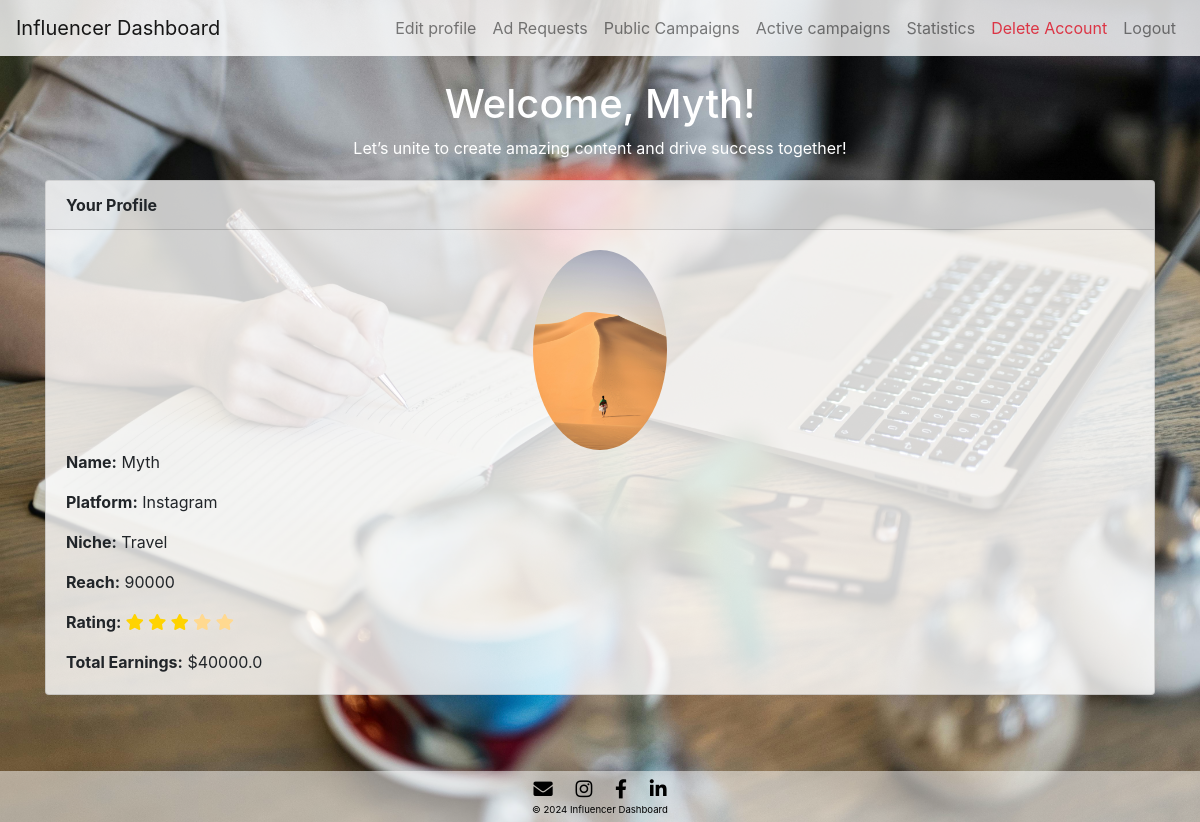
Screenshot of /influencer_dashboard/2 (signed in) with the database file from the repository.
### models.py (models this page shows, shortened)
class Influencer(db.Model):
    __tablename__ = "influencer"
    id = db.Column(db.Integer, primary_key=True)
    user_id = db.Column(db.Integer, db.ForeignKey('user.id'), nullable=False)
    name = db.Column(db.String(64), nullable=False)
    platform = db.Column(db.String(64), nullable=False)
    niche = db.Column(db.String(64), nullable=False)
    reach = db.Column(db.Integer, nullable=False)
    profile_picture = db.Column(db.String(128))
    campaigns = db.relationship('Campaign', secondary=influencer_campaign_association,
                                back_populates='associated_influencers')
    user = db.relationship('User', back_populates='influencers')
    ads = db.relationship('Ad', backref='influencer', lazy=True)

### main.py (the view)
@app.route('/influencer_dashboard/<int:influencer_id>', methods=["GET", "POST"])
@login_required
def influencer_dashboard(influencer_id):
    if current_user.is_authenticated and current_user.role.lower() == 'influencer':
        influencer = Influencer.query.filter_by(user_id=current_user.id).first()
        if influencer:
            campaigns = Campaign.query.filter(Campaign.associated_influencers.any(id=influencer.id)).all()
            ad_requests = Ad.query.filter_by(influencer_id=influencer.id).all()
            try:
                reach = int(influencer.reach)
            except ValueError:
                reach = 0  # Default value if conversion fails
            if reach >= 500000:
                rating = 5
            elif reach >= 100000:
                rating = 4
            elif reach >= 50000:
                rating = 3
            elif reach >= 10000:
                rating = 2
            elif reach >= 1000:
                rating = 1
            else:
                rating = 0
            total_earnings = sum(ad.payment_amount for ad in ad_requests if ad.status == 'Completed')
            return render_template(
                'influencer_dashboard.html',
                influencer=influencer,
                influencer_id=influencer.id,
                campaigns=campaigns,
                ad_requests=ad_requests,
                rating=rating,
                total_earnings=total_earnings
            )
        else:
            return redirect(url_for('create_influencer'))
    else:
        return redirect(url_for('login'))

### main.py (called while the page is built)
@login_manager.user_loader
def load_user(user_id):
    return User.query.get(int(user_id))

### models.py (called while the page is built)
    @property
    def is_authenticated(self):
        return True

### templates/influencer_dashboard.html (shortened to what this page needs)
<!DOCTYPE html>
<html lang="en">
  <head>
    <link
      href="https://stackpath.bootstrapcdn.com/bootstrap/4.3.1/css/bootstrap.min.css"
      rel="stylesheet"
    />
    <link href="https://cdnjs.cloudflare.com/ajax/libs/font-awesome/5.15.4/css/all.min.css" rel="stylesheet" />
    <link
      href="https://cdnjs.cloudflare.com/ajax/libs/font-awesome/5.15.4/css/all.min.css"
      rel="stylesheet"
    />
  </head>
  <body>
    <nav class="navbar navbar-expand-lg navbar-light bg-light">
      <a class="navbar-brand" href="#">Influencer Dashboard</a>
      <div class="collapse navbar-collapse" id="navbarNav">
        <ul class="navbar-nav ml-auto">
          <li class="nav-item">
            <a class="nav-link" href="/create_influencer">Edit profile</a>
          </li>
          {% if influencer %} {% if ad_requests and ad_requests|length > 0 %}
          <li class="nav-item">
            <a
              class="nav-link"
              href="{{ url_for('influencer_priv_adrequests', influencer_id=influencer.id) }}"
              >Ad Requests</a
            >
          </li>
          {% endif %} {% endif %}
          <li class="nav-item">
            <a class="nav-link" href="/influencer_campaign">Public Campaigns</a>
          </li>
          {% if influencer %}
          <li class="nav-item">
            <li class="nav-item">
              <a class="nav-link" href="{{ url_for('active_campaigns', influencer_id=influencer.id) }}">Active campaigns</a>
          </li>
          </li>
          {% endif %}
          <li class="nav-item">
            <a class="nav-link" href="{{ url_for('stats', influencer_id=influencer.id) }}">Statistics</a>
          </li>
          <li class="nav-item">
            <a class="nav-link">
            <form id="delete-account-form" action="{{ url_for('delete_influencer_account') }}" method="POST" style="display: inline;">
              <button type="button" class="nav-link btn btn-link text-danger" style="padding: 0; border: none; cursor: pointer;" onclick="confirmDelete()">
                Delete Account
              </button>
            </form>
          </a>
          </li>
          <li class="nav-item">
            <a class="nav-link" href="/logout">Logout</a>
          </li>
        </ul>
      </div>
    </nav>
    {% if influencer %}
    <div class="container mt-4">
      <h1 class="text-center text-white">Welcome, {{ influencer.name }}!</h1>
      <p class="text-center text-white">Let’s unite to create amazing content and drive success together!</p>
      <div class="card">
        <div class="card-header">Your Profile</div>
        <div class="card-body">
          <div class="row">
            <div class="col-md-4 offset-md-4 text-center">
              {% if influencer.profile_picture %}
              <img
                src="{{ url_for('static', filename='uploads/' + influencer.profile_picture) }}"
                alt="Profile Picture"
                class="profile-picture"
              />
              {% else %}
              <p>No profile picture uploaded</p>
              {% endif %}
            </div>
          </div>
          <p class="card-text"><strong>Name:</strong> {{ influencer.name }}</p>
          <p class="card-text">
            <strong>Platform:</strong> {{ influencer.platform }}
          </p>
          <p class="card-text">
            <strong>Niche:</strong> {{ influencer.niche }}
          </p>
          <p class="card-text">
            <strong>Reach:</strong> {{ influencer.reach }}
          </p>
          <p class="card-text">
            <strong>Rating:</strong>
            <span class="rating">
              {% for i in range(1, 6) %}
                <i class="fa fa-star {% if i <= rating %}checked{% endif %}"></i>
              {% endfor %}
            </span>
          </p>
          <p class="card-text">
            <strong>Total Earnings:</strong> ${{ total_earnings | round(2) }}
          </p>
        </div>
      </div>
    </div>
    {% else %}
    <p class="text-center text-white">No influencer data available.</p>
    {% endif %}
    <footer class="footer">
      <div>
        <a href="#" title="Mail"><i class="fas fa-envelope"></i></a>
        <a href="#" title="Instagram"><i class="fab fa-instagram"></i></a>
        <a href="#" title="Facebook"><i class="fab fa-facebook-f"></i></a>
        <a href="#" title="LinkedIn"><i class="fab fa-linkedin-in"></i></a>
      </div>
      <div>
        &copy; 2024 Influencer Dashboard
      </div>
    </footer>
  </body>
</html>

### templates/influencer_dashboard.html (style rules this page uses)
body { background: url("/static/bg.jpg") no-repeat center center fixed; background-size: cover; }
.navbar { background: rgba(255, 255, 255, 0.8) !important; }
.card { background: rgba(255, 255, 255, 0.8); margin-top: 20px; }
.card-header { font-weight: bold; }
.profile-picture { max-width: 200px; max-height: 200px; border-radius: 50%; object-fit: cover; }
.footer { background: rgba(255, 255, 255, 0.5); color: black; padding: 4px 0; text-align: center; margin-top: 2cm; bottom: 0; width: 100%; font-size: 0.6rem; }
.footer a { color: black; margin: 0 10px; font-size: 1.2rem; }
.rating i { color: #ffd990; }
.rating i.checked { color: #ffd300; }

### rows the page displays
Influencer: name "Myth", profile_picture (picture), platform "Instagram", niche "Travel", reach "90000"

### other values shown
{{ total_earnings | round(2) }} "40000.0"
